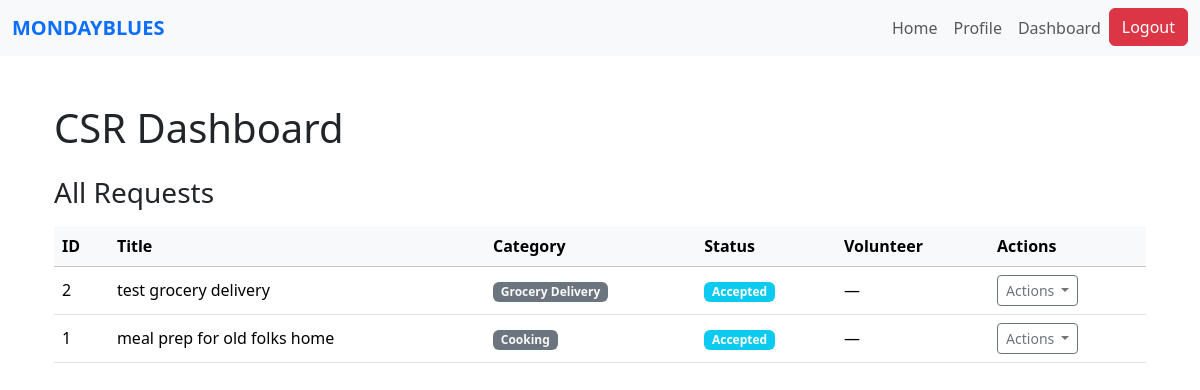
Screenshot of /csr/dashboard (signed in) with the database file from the repository.
### website/models.py (models this page shows)
class Request(db.Model):
    id = db.Column(db.Integer, primary_key=True)
    title = db.Column(db.String(150), nullable=False)
    description = db.Column(db.Text, nullable=False)
    category_id = db.Column(db.Integer, db.ForeignKey('category.id'), nullable=False)
    category = db.relationship('Category', backref='requests')
    status = db.Column(db.String(20), default='Pending')  # Pending, Accepted, Completed
    scheduled_datetime = db.Column(db.DateTime, nullable=False)
    view_count = db.Column(db.Integer, default=0)
    date_created = db.Column(db.DateTime, default=datetime.utcnow)
    user_id = db.Column(db.Integer, db.ForeignKey('user.id'), nullable=False)
    volunteer_id = db.Column(db.Integer, db.ForeignKey('volunteer.id'), nullable=True)
    user = db.relationship('User', backref=db.backref('requests', lazy=True, cascade='all, delete-orphan'), lazy=True)
    volunteer = db.relationship('Volunteer', backref=db.backref('assigned_requests', lazy=True), lazy=True)

class Category(db.Model):
    id = db.Column(db.Integer, primary_key=True)
    name = db.Column(db.String(100), unique=True, nullable=False)
    description = db.Column(db.String(250))
    date_created = db.Column(db.DateTime, default=datetime.utcnow)

### website/csr.py (the view)
@csr.route('/csr/dashboard')
def csr_dashboard():
    if current_user.role != 'CSR':
        flash('Only CSR can access!', 'danger')
        return redirect(url_for('views.home'))
    categories = Category.query.order_by(Category.name).all()
    requests = Request.query.order_by(Request.date_created.desc()).all()
    requests_with_users = [(req, req.user) for req in requests]
    volunteers = Volunteer.query.join(User).filter(
        User.role == 'Volunteer'
    ).all()
    users = User.query.all()
    volunteers = Volunteer.query.all()
    for v in volunteers:
        print(f"{v.user.name}: is_available = {v.is_available}")
    return render_template('csr_dashboard.html',
                         categories=categories,
                         requests_with_users=requests_with_users,
                         volunteers=volunteers,
                         users=users)

### website/templates/csr_dashboard.html (shortened to what this page needs)
{% extends "base.html" %}
{% block content %}
<div class="container mt-5">
    <h1 class="mb-4">CSR Dashboard</h1>
    <h3 class="mb-3">All Requests</h3>
    <div class="table-responsive">
        <table class="table table-hover align-middle">
            <thead class="table-light sticky-top">
                <tr>
                    <th>ID</th>
                    <th>Title</th>
                    <th>Category</th>
                    <th>Status</th>
                    <th>Volunteer</th>
                    <th>Actions</th>
                </tr>
            </thead>
            <tbody>
                {% for req, user in requests_with_users %}
                <tr>
                    <td>{{ req.id }}</td>
                    <td>{{ req.title }}</td>
                    <td>
                        <span class="badge bg-secondary text-light">{{ req.category.name }}</span>
                    </td>
                    <td>
                        {% if req.status == 'Pending' %}
                            <span class="badge bg-warning text-dark">Pending</span>
                        {% elif req.status == 'Accepted' %}
                            <span class="badge bg-info">Accepted</span>
                        {% elif req.status == 'Assigned' %}
                            <span class="badge bg-primary">Assigned</span>
                        {% elif req.status == 'In Progress' %}
                            <span class="badge bg-secondary">In Progress</span>
                        {% elif req.status == 'Completed' %}
                            <span class="badge bg-success">Completed</span>
                        {% endif %}
                    </td>
                    <td>{{ req.volunteer.user.name if req.volunteer else '—' }}</td>
                    <td>
                        <div class="dropdown position-static">
                            <button class="btn btn-sm btn-outline-secondary dropdown-toggle" type="button" data-bs-toggle="dropdown" aria-expanded="false">
                                Actions
                            </button>
                        </div>
                    </td>
                </tr>
                {% endfor %}
        </table>
    </div>
</div>
<link rel="stylesheet" href="https://cdn.jsdelivr.net/npm/bootstrap-icons@1.10.0/font/bootstrap-icons.css">
{% endblock %}

### rows the page displays
Request: id "2", title "test grocery delivery", category.name "Grocery Delivery", status "Accepted", volunteer.user "—"
Request: id "1", title "meal prep for old folks home", category.name "Cooking", status "Accepted", volunteer.user "—"
